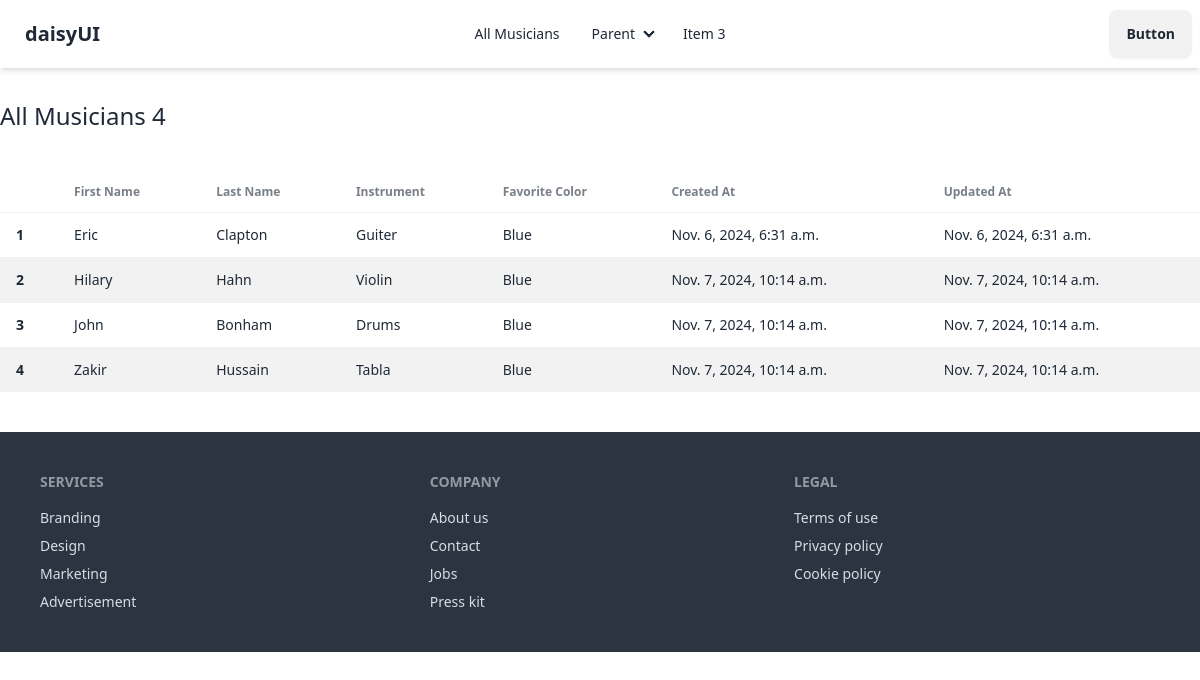
Page /musicians/ on the committed database.
### first_app/models.py (models this page shows, shortened)
class Musician(models.Model):
    first_name = models.CharField(max_length=50) # blank = True, null = True
    last_name = models.CharField(max_length=50)
    instrument = models.CharField(max_length=100)
    created_at = models.DateTimeField(auto_now_add=True)
    updated_at = models.DateTimeField(auto_now=True)

### first_app/views.py (the view)
# urls.py: path('musicians/', views.displayMusicians, name="muscians"),
def displayMusicians(request):
    musicians = Musician.objects.values()
    return render(request, 'first_app/musicians.html', context={"musicians": musicians})

### templates/first_app/musicians.html
{% extends "Shared/base.html" %} {% block content %}
<h2 class="text-2xl font-medium mt-8">All Musicians {{musicians | length}}</h2>
<div class="overflow-x-auto my-10">
  <table class="table table-zebra">
    <thead>
      <tr>
        <th></th>
        <th>First Name</th>
        <th>Last Name</th>
        <th>Instrument</th>
        <th>Favorite Color</th>
        <th>Created At</th>
        <th>Updated At</th>
      </tr>
    </thead>
    <tbody>
       {% for musician in musicians %}
      <tr>
        <th>{{musician.id}}</th>
        <td>{{musician.first_name}}</td>
        <td>{{musician.last_name}}</td>
        <td>{{musician.instrument}}</td>
        <td>Blue</td>
        <td>{{musician.created_at}}</td>
        <td>{{musician.updated_at}}</td>
      </tr>
      {% endfor %}
    </tbody>
  </table>
</div>
{% endblock content %}

### templates/Shared/base.html (shortened to what this page needs)
<!DOCTYPE html>
<html data-theme="light" lang="en">
  <head>
    <link
      href="https://cdn.jsdelivr.net/npm/daisyui@4.12.14/dist/full.min.css"
      rel="stylesheet"
      type="text/css"
    />
  </head>
  <body>
    <header>
      <nav>
        <div class="navbar shadow-md">
          <div class="navbar-start">
            <a href="/" class="btn btn-ghost text-xl">daisyUI</a>
          </div>
          <div class="navbar-center hidden lg:flex">
            <ul class="menu menu-horizontal px-1">
              <li><a href="/musicians">All Musicians</a></li>
              <li>
                <details>
                  <summary>Parent</summary>
                </details>
              </li>
              <li><a>Item 3</a></li>
            </ul>
          </div>
          <div class="navbar-end">
            <a class="btn">Button</a>
          </div>
        </div>
      </nav>
    </header>
    <main>{% block content %}{% endblock content %}</main>
    <footer class="footer bg-neutral text-neutral-content p-10">
      <nav>
        <h6 class="footer-title">Services</h6>
        <a class="link link-hover">Branding</a>
        <a class="link link-hover">Design</a>
        <a class="link link-hover">Marketing</a>
        <a class="link link-hover">Advertisement</a>
      </nav>
      <nav>
        <h6 class="footer-title">Company</h6>
        <a class="link link-hover">About us</a>
        <a class="link link-hover">Contact</a>
        <a class="link link-hover">Jobs</a>
        <a class="link link-hover">Press kit</a>
      </nav>
      <nav>
        <h6 class="footer-title">Legal</h6>
        <a class="link link-hover">Terms of use</a>
        <a class="link link-hover">Privacy policy</a>
        <a class="link link-hover">Cookie policy</a>
      </nav>
    </footer>
    <script src="https://cdn.tailwindcss.com"></script>
  </body>
</html>

### rows in the picture
Musician: id "1", first_name "Eric", last_name "Clapton", instrument "Guiter", created_at "Nov. 6, 2024, 6:31 a.m.", updated_at "Nov. 6, 2024, 6:31 a.m."
Musician: id "2", first_name "Hilary", last_name "Hahn", instrument "Violin", created_at "Nov. 7, 2024, 10:14 a.m.", updated_at "Nov. 7, 2024, 10:14 a.m."
Musician: id "3", first_name "John", last_name "Bonham", instrument "Drums", created_at "Nov. 7, 2024, 10:14 a.m.", updated_at "Nov. 7, 2024, 10:14 a.m."
Musician: id "4", first_name "Zakir", last_name "Hussain", instrument "Tabla", created_at "Nov. 7, 2024, 10:14 a.m.", updated_at "Nov. 7, 2024, 10:14 a.m."

### other values in the picture
{{ musicians | length }} "4"
